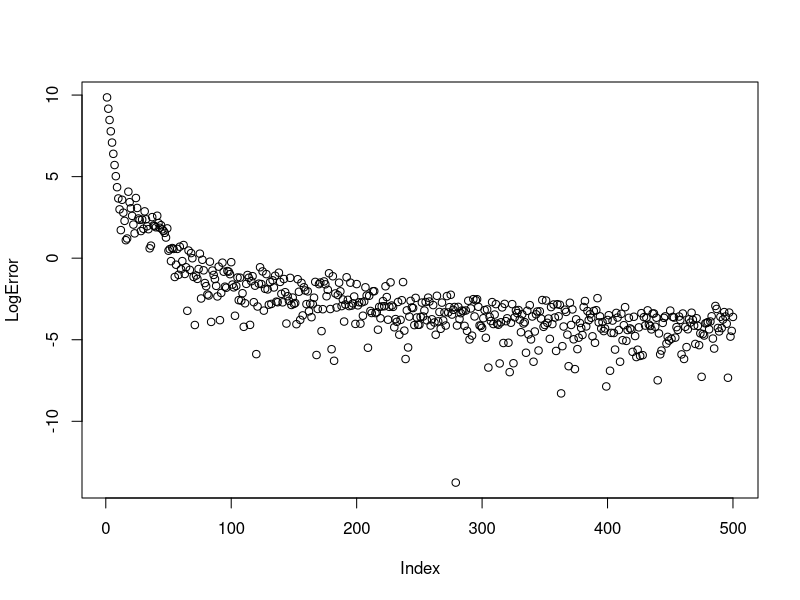

Source code (R):
#Parameter Estimation using Kalman Filter
#Code written by Athinthra K S,
#                School of Compuational Science and Engineering
#                McMaster University.

# Stats744 Class Excercise

# Change the parameters and observe the error plot
#y=a*x^2

func <- function(a,x){
  (a^2)*x^2+x+1
}

#initial guess
a0 <- 1
#variance of state
StaVariance <- 10

#Generate Data
ParamTrue <- 4
set.seed(1234)
datVariance <- 10
nObs = 500
deltaX <- 0.01
nu <- rnorm(nObs, mean=0, sd=sqrt(datVariance)) 
y <- c( func(ParamTrue, (1:(nObs))*deltaX)) + nu

#Xdata
xdata <-c((1:nObs)*deltaX)
ParamEstimate <- (rep(NA, nObs))

#Linearization
G <- function(a,x){2*a*x^2}

# Evolution error
Q <- StaVariance
# Observation error
R <-  0
# Prior
ak <- a0
Sigma <-  datVariance

for(i in 1:nObs){
  # Observation
  xk <- (i)*deltaX
  yk <- func(ak,xk)
  
  #Predict
  ak <- ak+0
  ek <- y[i]-yk
  Sigma <- Sigma+Q
  
  SigTermInv <- (G(ak, xk) %*% Sigma %*% G(ak, xk) + R)^(-1)
  K <- G(ak,xk) %*% Sigma %*% SigTermInv

  # Update
  ak <- ak+K*ek
  Sigma <- (1-K*G(ak, xk))*Sigma
  ParamEstimate[i] <- ak}

# calculate eror and plot
LogError <- log(abs(ParamEstimate-ParamTrue))
plot(LogError)